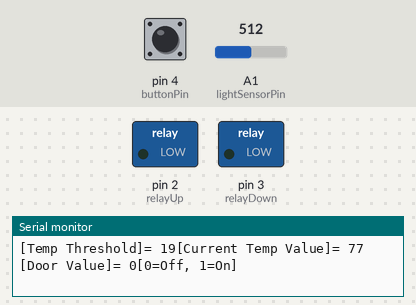
Simulated run of this sketch. Board: Arduino Uno, built with avr-gcc and run on an emulated ATmega328P. Parts: switched loads named in the sketch (green lamp = pin HIGH), the last lines printed to the serial monitor. The test bench sets the inputs (shaded band); at power-on: pin 4 (buttonPin) LOW, A1 (lightSensorPin) = 512.

Above: at 1.8 s.
1.9 s: pin 4 (buttonPin) pulled HIGH for 1.35 s
At 3.3 s:
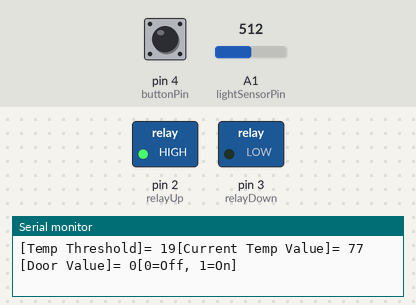
6.5 s: pin 4 (buttonPin) pulled HIGH for 1.35 s
At 8.4 s:
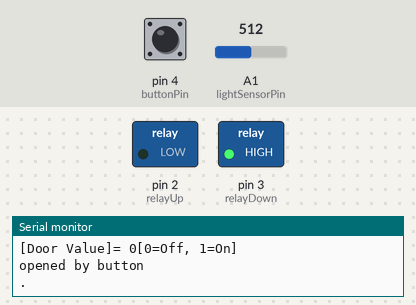
Timing chart, 0 to 11.4 s (numbered marks = the images above; inputs shaded):
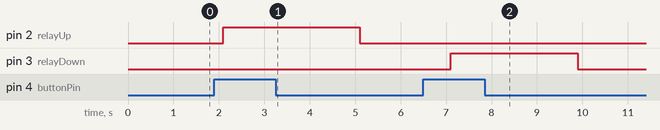

Measured:
- after the input at 1.9 s, pin 2 (relayUp): LOW → HIGH after 0.20 s, → LOW 3.0 s later
- after the input at 6.5 s, pin 3 (relayDown): LOW → HIGH after 0.60 s, → LOW 2.8 s later

The sketch:

light_AND_temp_with_relay.ino
```cpp
#include <EEPROM.h>

//TEMP SENSOR ON A0
const int tempSensorPin = 0;
int a;
int del=1000;                // duration between temperature readings
int B=3975;                  //B value of the thermistor
float resistance;
float temp;
int tempThresh=19;
int tempValue;

//LIGHT SENSOR ON A1
const int lightSensorPin = 1;
const int amLightThresh=150;       //the threshold for mornings
const int pmLightThresh=40;       //the threshold for nights
bool isDaytime=false;
int daytimeMinutes=0;
int nightMinutes=0;

//RELAY1 ON D2
const int relayUp = 2;

//RELAY2 on D3
const int relayDown = 3;

//BUTTON ON D5
const int buttonPin = 4;     // the number of the pushbutton pin
int buttonState = 0;         // variable for reading the pushbutton status
bool doorOverride = false;   // variable for reading the override status(button pressed)

//LOCALS
bool isRunning = false;
//int doorValue = EEPROM.read(0);    //read from EEPROM
//int doorState = 0;    //from button

void setup()
{
  setupRelays();
  pinMode(buttonPin, INPUT);
}
void setupRelays() {
  pinMode(relayUp, OUTPUT);
  pinMode(relayDown, OUTPUT);
  Serial.begin(9600);
}
void loop()
{
  if(isRunning==false)
  {
    Startup();
  }
  CheckDaylight();
}
void Startup(){
  //print a startup message
  Serial.println("Starting Up...");

  //get startup values
  tempValue = GetTemp();

  printMessage("[Day Light Threshold]= ",amLightThresh);
  printMessage("[Evening Light Threshold]= ",pmLightThresh);
  printMessage("[Current Light Value]= ",analogRead(lightSensorPin));
  Serial.println();
  printMessage("[Temp Threshold]= ",tempThresh);
  printMessage("[Current Temp Value]= ",tempValue);
  Serial.println();
  printMessage("[Door Value]= ", isDaytime);
  Serial.println("[0=Off, 1=On]");

  //set status if ok
  isRunning = true;
}
void CheckDaylight()
{
 //printMessage("Getting Light...", nightMinutes);
 //Serial.print(" minutes elapsed...");

  int lightValue = getAverageLightInAMinute();
  tempValue = GetTemp();

  if(lightValue>amLightThresh && tempValue>tempThresh)  //light above am threshold and above temp
  {
    //only open if door is not already open to prevent motor binding!!
    //only open if button was not pushed to open it
   // if (isDaytime==false && doorValue!=1)
    if (isDaytime==false && doorOverride==false)  //daytime and not closed
    {
      openCoopDoor(); //opens relay
      printMessage("Good Morning! ",lightValue);
    }
    else
    {
      printMessage("Sunshine-What a day! [Light Value=", lightValue);
      Serial.println("]");
      daytimeMinutes++;
    }
  }
  else if(lightValue<pmLightThresh) {        //the light value has dropped below threshold
    //close if daytime (door opened during session)
    //close if door was left open (restarted)
    if (isDaytime==true)
    {
      String msg="Good Night Birdies! Door was open for " + daytimeMinutes;
      printMessage(msg, lightValue);
      closeCoopDoor();
    }
    else
    {
      printMessage("Zzzz... [Light Value=",lightValue);
      Serial.println("]");
      nightMinutes++;
    }
  }
}
void checkButtonPress(){
  int pollDelayInterval=1000;
  int pollCount=5;
  for (int i=0;i<pollCount;i++) //loops 5 times, delays 1000ms for a total of 5sec
  {
    delay(pollDelayInterval); //wait

    // read the state of the pushbutton value:
    buttonState = digitalRead(buttonPin);

    // check if the pushbutton is pressed.
    // if it is, the buttonState is HIGH:
    if (buttonState == 1) {
      doorOverride = true; //set override flag
      if(isDaytime==false){ //closed, open it
        openCoopDoor();
        Serial.println("opened by button ");
      }
      else {
        closeCoopDoor();
        Serial.println("closed by button ");
      }
    }
    else {
      Serial.write(".");
     // CloseCoopDoor();
    }
  }
}
int getAverageLightInAMinute()
{
  int pollDelayInterval=5000;
  int pollCount=12;
  int totalValues= 0;
  int avg;

  for (int i=0;i<pollCount;i++) //loops 12 times, delays 5000ms for a total of 1min
  {
     int theValue = analogRead(lightSensorPin); //the light sensor is attached to analog 1
     totalValues+=theValue;
     //delay(pollDelayInterval);
     //do 5 sec button look
     checkButtonPress();
     float percentComplete = round((i*100)/12);
     Serial.println(percentComplete);
  }
  avg = totalValues/pollCount;
  return avg;
}
int GetTemp()
{
  a=analogRead(tempSensorPin);  //gets temp
  resistance=(float)(1023-a)*10000/a;
  temp=1/(log(resistance/10000)/B+1/298.15)-273.15;
  delay(del);

  //convert to f and print to screen
  temp = (temp*1.8)+32;

  return temp;
}
//MISC PRINT MSG
void printMessage(String _text, int _value)
{
    Serial.print(_text);
    Serial.print(_value);
}
void printMessage(String _text, float _temp, int _light)
{
    Serial.print(_text);
    Serial.print("The indoor temp is: ");
    Serial.print(_temp);
    Serial.print(". Taken while solar is ");
    Serial.print(_light);
    Serial.println();
}
//RELAY ACTIONS
void openCoopDoor()
{
    digitalWrite(relayUp, HIGH); //also turn on relay
    delay(3000);   //keep open for x amount of seconds
    digitalWrite(relayUp, LOW);  //turn off relay
    //set EEPROM so we know what state door is in on start
 //   EEPROM.write(0,1); //ROM0 is turned on so we know
    //set daytime to true now that the door is open
    isDaytime = true;
}
void closeCoopDoor()
{
    digitalWrite(relayDown, HIGH); //also turn on relay
    delay(2800);   //keep open for x amount of seconds
    digitalWrite(relayDown, LOW);  //turn off relay
    //set EEPROM so we know what state door is in on start
//    EEPROM.write(0,0); //ROM0 is turned on so we know
    //set daytime to false now that door is closed
    isDaytime = false;
}
```
